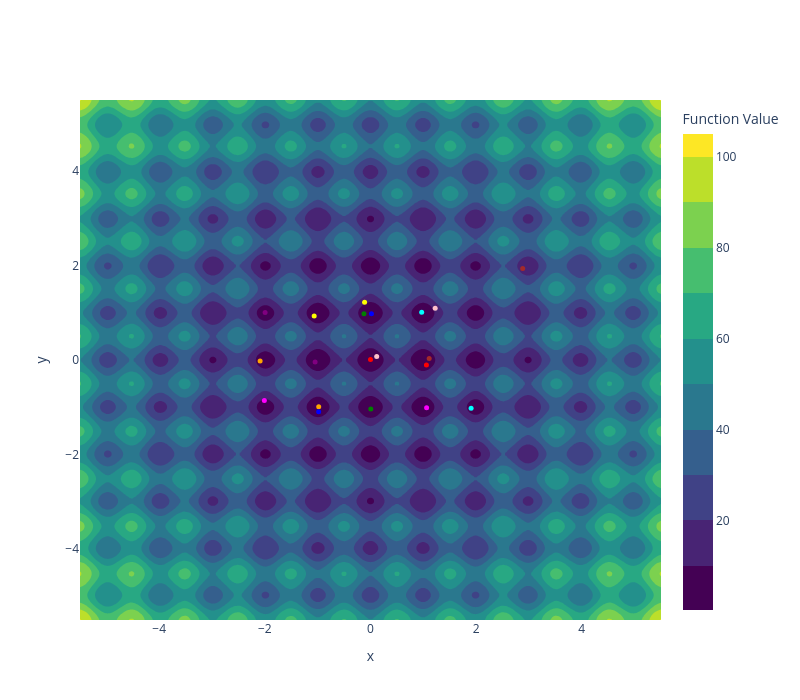

Source (notebook cell):
### Code cell
plot_3d_surface(rastrigin)
plot_contour_and_paths(rastrigin, paths)

### Figure 1 — Plotly figure (JSON) as saved in the notebook; plotly's stock layout.template omitted (floating-point values rounded to 4 significant figures; data arrays with more than 128 entries replaced by an {"elided": "..."} marker saying what was removed)
{"data": [{"colorbar": {"title": {"text": "Function Value"}}, "colorscale": [[0, "#440154"], [0.1111, "#482878"], [0.2222, "#3e4989"], [0.3333, "#31688e"], [0.4444, "#26828e"], [0.5556, "#1f9e89"], [0.6667, "#35b779"], [0.7778, "#6ece58"], [0.8889, "#b5de2b"], [1, "#fde725"]], "contours": {"showlines": false}, "type": "contour", "x": {"elided": "200 float values"}, "y": {"elided": "200 float values"}, "z": {"elided": "200x200 float values"}}, {"line": {"color": "red", "width": 2}, "marker": {"size": 5}, "mode": "lines+markers", "showlegend": false, "type": "scatter", "x": [1.891e-05], "y": [0.01292]}, {"line": {"color": "blue", "width": 2}, "marker": {"size": 5}, "mode": "lines+markers", "showlegend": false, "type": "scatter", "x": [0.01809], "y": [0.9798]}, {"line": {"color": "green", "width": 2}, "marker": {"size": 5}, "mode": "lines+markers", "showlegend": false, "type": "scatter", "x": [0.005734], "y": [-1.038]}, {"line": {"color": "purple", "width": 2}, "marker": {"size": 5}, "mode": "lines+markers", "showlegend": false, "type": "scatter", "x": [-1.049], "y": [-0.04377]}, {"line": {"color": "orange", "width": 2}, "marker": {"size": 5}, "mode": "lines+markers", "showlegend": false, "type": "scatter", "x": [-0.9808], "y": [-0.9897]}, {"line": {"color": "cyan", "width": 2}, "marker": {"size": 5}, "mode": "lines+markers", "showlegend": false, "type": "scatter", "x": [0.969], "y": [1.012]}, {"line": {"color": "magenta", "width": 2}, "marker": {"size": 5}, "mode": "lines+markers", "showlegend": false, "type": "scatter", "x": [1.062], "y": [-1.01]}, {"line": {"color": "yellow", "width": 2}, "marker": {"size": 5}, "mode": "lines+markers", "showlegend": false, "type": "scatter", "x": [-1.066], "y": [0.9333]}, {"line": {"color": "pink", "width": 2}, "marker": {"size": 5}, "mode": "lines+markers", "showlegend": false, "type": "scatter", "x": [0.1174], "y": [0.07656]}, {"line": {"color": "brown", "width": 2}, "marker": {"size": 5}, "mode": "lines+markers", "showlegend": false, "type": "scatter", "x": [1.111], "y": [0.03347]}, {"line": {"color": "red", "width": 2}, "marker": {"size": 5}, "mode": "lines+markers", "showlegend": false, "type": "scatter", "x": [1.059], "y": [-0.1039]}, {"line": {"color": "blue", "width": 2}, "marker": {"size": 5}, "mode": "lines+markers", "showlegend": false, "type": "scatter", "x": [-0.9813], "y": [-1.094]}, {"line": {"color": "green", "width": 2}, "marker": {"size": 5}, "mode": "lines+markers", "showlegend": false, "type": "scatter", "x": [-0.1241], "y": [0.9778]}, {"line": {"color": "purple", "width": 2}, "marker": {"size": 5}, "mode": "lines+markers", "showlegend": false, "type": "scatter", "x": [-1.996], "y": [1.006]}, {"line": {"color": "orange", "width": 2}, "marker": {"size": 5}, "mode": "lines+markers", "showlegend": false, "type": "scatter", "x": [-2.09], "y": [-0.01932]}, {"line": {"color": "cyan", "width": 2}, "marker": {"size": 5}, "mode": "lines+markers", "showlegend": false, "type": "scatter", "x": [1.905], "y": [-1.019]}, {"line": {"color": "magenta", "width": 2}, "marker": {"size": 5}, "mode": "lines+markers", "showlegend": false, "type": "scatter", "x": [-2.01], "y": [-0.8565]}, {"line": {"color": "yellow", "width": 2}, "marker": {"size": 5}, "mode": "lines+markers", "showlegend": false, "type": "scatter", "x": [-0.1117], "y": [1.221]}, {"line": {"color": "pink", "width": 2}, "marker": {"size": 5}, "mode": "lines+markers", "showlegend": false, "type": "scatter", "x": [1.224], "y": [1.096]}, {"line": {"color": "brown", "width": 2}, "marker": {"size": 5}, "mode": "lines+markers", "showlegend": false, "type": "scatter", "x": [2.882], "y": [1.936]}], "layout": {"height": 700, "title": {"text": ""}, "width": 800, "xaxis": {"title": {"text": "x"}}, "yaxis": {"title": {"text": "y"}}}}
